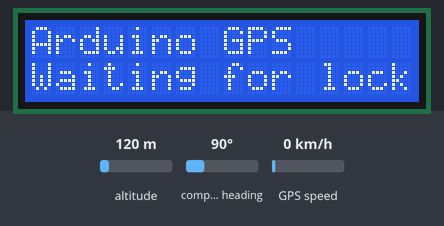
This sketch was run on a simulated Arduino Uno, built with avr-gcc and run on an emulated ATmega328P. Parts: 16×2 character LCD. Inputs (shaded band) come from the test bench; at power-on: altitude 120 m, compass heading 90°, GPS speed 0 km/h. The GPS gets a fix after 3 s at 37.7749, -122.4194 with 8 satellites; what the sketch prints to the serial monitor is not drawn.

Above: at 0.1 s.
At 3.7 s:
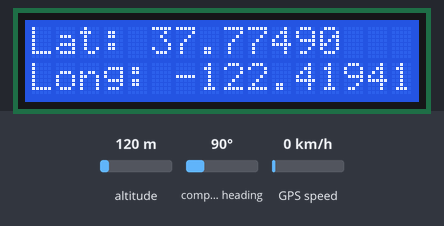

The sketch:

arduino_gps_LCD.ino
```cpp
#include <SoftwareSerial.h>
#include <LiquidCrystal.h>
#include <TinyGPS.h>

const int TxPin = 4; //LCD Display Setup
const int ledPin = 9;
const int btnPin = 1; // the number of the pushbutton pin

//GPS stuff
TinyGPS gps;
SoftwareSerial serialgps(4, 3);
int mode = HIGH; //Mode for GPS: LOW for location, HIGH for time

//LCD Stuff
// initialize the library with the numbers of the interface pins
//LiquidCrystal lcd(12, 11, 5, 4, 3, 2);
LiquidCrystal lcd(8, 9, 4, 5, 6, 7);

//Button Stuff
int prevState=HIGH;

int year;
byte month, day, hour, minute, second, hundredths;
unsigned long chars;
unsigned short sentences, failed_checksum;
int initial = 0;

void setup() {
    Serial.begin(115200);
    serialgps.begin(9600);
    //LED
    pinMode(ledPin, OUTPUT);
    //Button
    pinMode(btnPin, INPUT);

    // set up the LCD's number of columns and rows:
    lcd.begin(16, 2);
    // Print a message to the LCD.
    lcd.print("Arduino GPS");
    lcd.setCursor(0, 1);
    lcd.print("Waiting for lock");      //Wait for satellite to lock onto GPS module
    delay(1500);

}

void loop() {
  //Mode toggling
  int currState = digitalRead(btnPin);
   if(currState != prevState)
   {
      // A transition occurred (from pressed to released or from released to pressed)
      if(mode == HIGH){
        mode = LOW;
        lcd.clear();
        //delay(1);
      }else{
        mode = HIGH;
       // delay(1);
        lcd.clear();
      }
   }
   prevState = currState;

    while (serialgps.available()) {
        digitalWrite(ledPin, HIGH);
        int c = serialgps.read();
        if (gps.encode(c)) {
            if (initial == 0) {
                lcd.clear();
                initial += 1;
            }
            float latitude, longitude;

            gps.f_get_position( & latitude, & longitude);
            Serial.print("Lat/Long: ");
            Serial.print(latitude, 5);
            Serial.print(", ");
            Serial.println(longitude, 5);

            gps.crack_datetime( & year, & month, & day, & hour, & minute, & second, & hundredths);

            if (mode == LOW) {
                lcd.setCursor(0, 0);
                lcd.print("Lat: ");
                lcd.print(latitude, 5);
                lcd.setCursor(0, 1);
                lcd.print("Long: ");
                lcd.print(longitude, 5);
            } else if (mode == HIGH) {
                lcd.setCursor(0, 0);
                lcd.print("Time: ");
                lcd.print(hour, DEC);
                lcd.print(":");
                lcd.print(minute, DEC);
                lcd.print(":");
                lcd.print(second, DEC);
                lcd.print(".");
                lcd.print(hundredths, DEC);
                lcd.setCursor(0, 1);
                lcd.print("Date: ");
                lcd.print(month, DEC);
                lcd.print("/");
                lcd.print(day, DEC);
                lcd.print("/");
                lcd.print(year);

            } else {
                lcd.setCursor(0, 0);
                lcd.print("Error...");
            }
            Serial.print("Date: ");
            Serial.print(month, DEC);
            Serial.print("/");
            Serial.print(day, DEC);
            Serial.print("/");
            Serial.print(year);
            Serial.print(" Time: ");
            Serial.print(hour, DEC);
            Serial.print(":");
            Serial.print(minute, DEC);
            Serial.print(":");
            Serial.print(second, DEC);
            Serial.print(".");
            Serial.println(hundredths, DEC);
            Serial.print("Altitude (meters): ");
            Serial.println(gps.f_altitude());
            Serial.print("Course (degrees): ");
            Serial.println(gps.f_course());
            Serial.print("Speed(kmph): ");
            Serial.println(gps.f_speed_kmph());
            Serial.print("Satellites: ");
            Serial.println(gps.satellites());
            Serial.println();


            gps.stats( & chars, & sentences, & failed_checksum);

        }
    }
    digitalWrite(ledPin, LOW);

}
```
